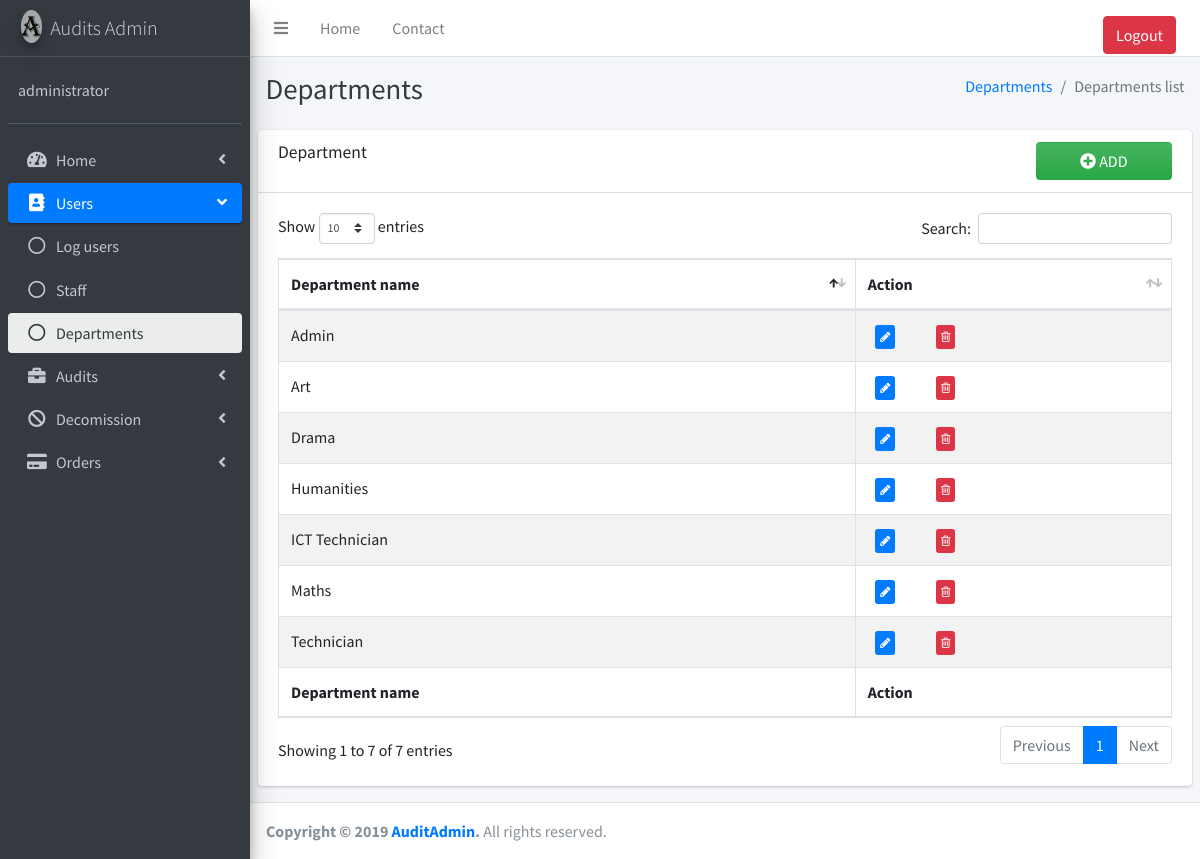
Screenshot of /Users/dep_users.php (signed in) with the database file from the repository.
### tables this page shows
CREATE TABLE IF NOT EXISTS `_departments_` (
  `_dID_` int(11) NOT NULL AUTO_INCREMENT,
  `_deparment_name_` varchar(30) NOT NULL,
  `_visible_` int(11) NOT NULL,
  PRIMARY KEY (`_dID_`)
);

### Users/dep_users.php (the view, shortened to what this page needs)
<?php
include "../Database/databaseconnect.php";
?>
<!DOCTYPE html>
<html>
<head>
  <link rel="stylesheet" href="../plugins/fontawesome-free/css/all.min.css">
  <link rel="stylesheet" href="../plugins/font-awesome/css/font-awesome.css">
  <link rel="stylesheet" href="https://code.ionicframework.com/ionicons/2.0.1/css/ionicons.min.css">
  <link rel="stylesheet" href="../plugins/tempusdominus-bootstrap-4/css/tempusdominus-bootstrap-4.min.css">
  <link rel="stylesheet" href="../plugins/icheck-bootstrap/icheck-bootstrap.min.css">
  <link rel="stylesheet" href="../plugins/jqvmap/jqvmap.min.css">
  <link rel="stylesheet" href="../dist/css/adminlte.min.css">
  <link rel="stylesheet" href="../plugins/overlayScrollbars/css/OverlayScrollbars.min.css">
  <link rel="stylesheet" href="../plugins/daterangepicker/daterangepicker.css">
  <link rel="stylesheet" href="../plugins/summernote/summernote-bs4.css">
  <link rel="stylesheet" href="../plugins/datatables-bs4/css/dataTables.bootstrap4.css">
</head>
<body class="hold-transition sidebar-mini layout-fixed">
<div class="wrapper">
  <nav class="main-header navbar navbar-expand navbar-white navbar-light">
    <ul class="navbar-nav">
      <li class="nav-item">
        <a class="nav-link" data-widget="pushmenu" href="#"><i class="fas fa-bars"></i></a>
      </li>
      <li class="nav-item d-none d-sm-inline-block">
        <a href="index.php" class="nav-link">Home</a>
      </li>
      <li class="nav-item d-none d-sm-inline-block">
        <a href="../Contact.php" class="nav-link">Contact</a>
      </li>
    </ul>
    <ul class="navbar-nav ml-auto">
      <li class="nav-item">
        <a href="../logcheck/logout.php" class="nav-link"><button type="submit" class="btn btn-danger btn-block">Logout</button></a>
      </li>
    </ul>
  </nav>
  <aside class="main-sidebar sidebar-dark-primary elevation-4">
    <a href="../index.php" class="brand-link">
      <img src="../dist/img/NewLogo.png" alt="Audit Admin" class="brand-image img-circle elevation-3"
           style="opacity: .8">
      <span class="brand-text font-weight-light">Audits Admin</span>
    </a>
    <div class="sidebar">
      <div class="user-panel mt-3 pb-3 mb-3 d-flex">
        <div class="info">
          <a href="../user-pass.php" class="d-block"><?php print $_SESSION['login'];?></a>
        </div>
      </div>
      <nav class="mt-2">
        <ul class="nav nav-pills nav-sidebar flex-column" data-widget="treeview" role="menu" data-accordion="false">
          <li class="nav-item has-treeview">
            <a href="#" class="nav-link">
              <i class="nav-icon fas fa-tachometer-alt"></i>
              <p>
                Home
                <i class="right fas fa-angle-left"></i>
              </p>
            </a>
          </li>
            <?php
                    if($_SESSION['isadmin'] == 1){ ?>
            <li class="nav-item has-treeview menu-open">
            <a href="#" class="nav-link active">
              <i class="nav-icon fas fa-address-book"></i>
              <p>
                Users
                <i class="right fas fa-angle-left"></i>
              </p>
            </a>
            <ul class="nav nav-treeview">
              <li class="nav-item">
                <a href="../Users/Log_users.php" class="nav-link">
                  <i class="far fa-circle nav-icon"></i>
                  <p>Log users</p>
                </a>
              </li>
              <li class="nav-item">
                <a href="../Users/staff_users.php" class="nav-link">
                  <i class="far fa-circle nav-icon"></i>
                  <p>Staff</p>
                </a>
              </li>
              <li class="nav-item">
                <a href="../Users/dep_users.php" class="nav-link active">
                  <i class="far fa-circle nav-icon"></i>
                  <p>Departments</p>
                </a>
              </li>
            </ul>
          </li> <?php }?>
            <li class="nav-item has-treeview">
            <a href="#" class="nav-link">
              <i class="nav-icon fas fa-briefcase"></i>
              <p>
                Audits
                <i class="right fas fa-angle-left"></i>
              </p>
            </a>
          </li>
            <li class="nav-item has-treeview">
            <a href="#" class="nav-link">
              <i class="nav-icon fas fa-ban"></i>
              <p>
                Decomission
                <i class="right fas fa-angle-left"></i>
              </p>
            </a>
          </li>
            <li class="nav-item has-treeview">
            <a href="#" class="nav-link">
              <i class="nav-icon fas fa-credit-card"></i>
              <p>
                Orders
                <i class="right fas fa-angle-left"></i>
              </p>
            </a>
          </li>
        </ul>
      </nav>
    </div>
  </aside>
  <div class="content-wrapper">
    <div class="content-header">
      <div class="container-fluid">
        <div class="row mb-2">
          <div class="col-sm-6">
            <h1 class="m-0 text-dark">Departments</h1>
          </div>
          <div class="col-sm-6">
            <ol class="breadcrumb float-sm-right">
              <li class="breadcrumb-item"><a href="../Users/dep_users.php">Departments</a></li>
              <li class="breadcrumb-item active">Departments list</li>
            </ol>
          </div>
        </div>
      </div>
    </div>
    <section class="content">
      <div class="row">
          <div class="col-12">
              <div class="card">
                <div class="card-header">
                    <div class="row">
                        <div class="col-sm-12 col-md-10">
                            <h2 class="card-title">
                                Department
                            </h2>
                        </div>
                        <div class="col-sm-12 col-md-2">
                            <a href="add_dep.php">
                                <button class = "btn btn-block bg-gradient-success" type="button" id="add_user"><i class="fas fa-plus-circle"></i> ADD</button>
                            </a>
                        </div>
                    </div>
                </div>
                    <div class="card-body">
                      <table id="UserTable" class="table table-bordered table-striped">
                        <thead>
                        <tr>
                          <th>Department name</th>
                          <th>Action</th>
                        </tr>
                        </thead>
                        <tbody>
                            <?php
                            $msg = "SELECT * FROM _departments_ WHERE _visible_=1";
                            $stmnt = $con->prepare($msg);
                            $stmnt -> execute();
                            $stmnt -> bind_result($id, $department, $visib);
                            while($stmnt->fetch()){?>
                                <tr>
                                  <td><?php print $department;?></td>
                                  <td>
                                      <div class="col-10">
                                          <div class="row">
                                              <div class="col-sm-8 col-md-3">
                                                  <a onclick="myEdit(<?php print $id;?>)"><button class = "btn btn-primary btn-xs" title="Edit"><i class="fa fa-pencil"></i></button></a>
                                              </div>
                                              <div class="col-sm-4">
                                                  <a onclick="myRemove(<?php print $id;?>)"><button class="btn btn-danger btn-xs" title="Remove department"><i class="fa fa-trash-o "></i></button></a>
                                              </div>
                                          </div>
                                      </div>
                                    </td>
                            </tr><?php } ?>
                        </tbody>
                        <tfoot>
                        <tr>
                          <th>Department name</th>
                          <th>Action</th>
                        </tr>
                        </tfoot>
                      </table>
                    </div>
              </div>
          </div>
      </div>
    </section>
  </div>
  <footer class="main-footer">
    <strong>Copyright &copy; 2019 <a href="">AuditAdmin</a>.</strong>
    All rights reserved.
  </footer>
</div>
</body>
</html>

### rows the page displays
_departments_: _deparment_name_ "ICT Technician"
_departments_: _deparment_name_ "Maths"
_departments_: _deparment_name_ "Technician"
_departments_: _deparment_name_ "Humanities"
_departments_: _deparment_name_ "Drama"
_departments_: _deparment_name_ "Art"
_departments_: _deparment_name_ "Admin"

### other values shown
$_SESSION['login'] "administrator"
